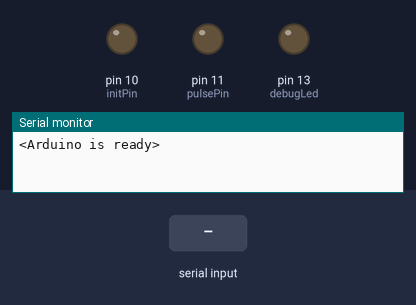
Bench run of a sketch on a simulated Arduino Uno, built with avr-gcc and run on an emulated ATmega328P. On the bench: output pins drawn as LEDs (lit = HIGH), the last lines printed to the serial monitor. The test bench sets the inputs (shaded band).

Above: at 1.7 s.
1.8 s: "e" received over Serial
At 2.6 s:
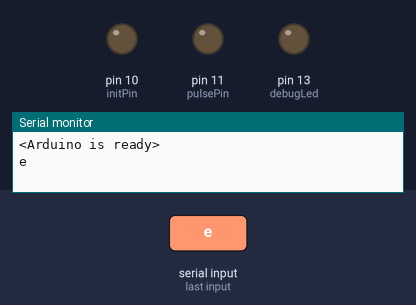
3.4 s: "r" received over Serial
At 3.7 s:
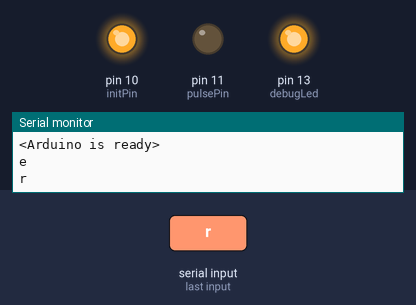
Timing chart, 0 to 7.9 s (numbered marks = the images above; inputs shaded):
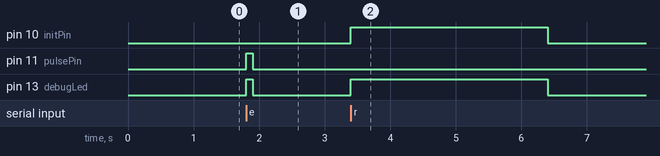

The sketch:

pulse_arduino.ino
```cpp
int initPin = 10;
int pulsePin = 11;
int debugLed = 13;

void setup() {
  Serial.begin(9600);

  pinMode(initPin, OUTPUT);
  pinMode(pulsePin, OUTPUT);
  pinMode(debugLed, OUTPUT);

  delay(500);
  Serial.println("<Arduino is ready>");
}

void pulse() {
  digitalWrite(pulsePin, HIGH);
  digitalWrite(debugLed, HIGH);
  delay(100);
  digitalWrite(pulsePin, LOW);
  digitalWrite(debugLed, LOW);
}

void start() {
  digitalWrite(initPin, HIGH);
  digitalWrite(debugLed, HIGH);
  delay(3000);
  digitalWrite(initPin, LOW);
  digitalWrite(debugLed, LOW);
}

String in;
void loop() {
  if (Serial.available() > 0) {
    in = char(Serial.read());
    Serial.println(in);

    if(in == "e") {
      pulse();
    } else if(in == "r") {
      start();
    }
  }
}
```

Measured:
- after the input at 1.8 s, pin 11 (pulsePin), pin 13 (debugLed): LOW → HIGH at once, → LOW 0.10 s later
- after the input at 3.4 s, pin 10 (initPin), pin 13 (debugLed): LOW → HIGH at once, → LOW 3.0 s later
